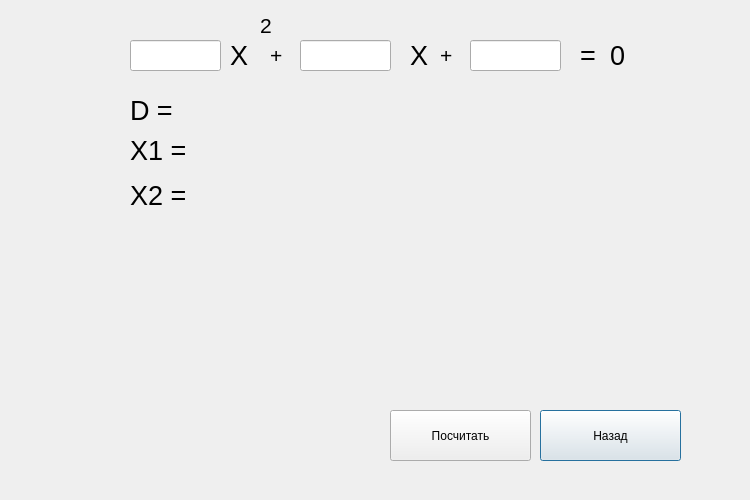
<?xml version="1.0" encoding="UTF-8"?>
<ui version="4.0">
 <class>Dialog</class>
 <widget class="QDialog" name="Dialog">
  <property name="enabled">
   <bool>true</bool>
  </property>
  <property name="geometry">
   <rect>
    <x>0</x>
    <y>0</y>
    <width>750</width>
    <height>500</height>
   </rect>
  </property>
  <property name="windowTitle">
   <string>Первая задача</string>
  </property>
  <widget class="QPushButton" name="returnButton">
   <property name="geometry">
    <rect>
     <x>540</x>
     <y>410</y>
     <width>141</width>
     <height>51</height>
    </rect>
   </property>
   <property name="text">
    <string>Назад</string>
   </property>
  </widget>
  <widget class="QLabel" name="PowX">
   <property name="geometry">
    <rect>
     <x>230</x>
     <y>40</y>
     <width>21</width>
     <height>31</height>
    </rect>
   </property>
   <property name="font">
    <font>
     <pointsize>20</pointsize>
    </font>
   </property>
   <property name="text">
    <string>X</string>
   </property>
  </widget>
  <widget class="QLabel" name="PowX_2">
   <property name="geometry">
    <rect>
     <x>260</x>
     <y>10</y>
     <width>16</width>
     <height>31</height>
    </rect>
   </property>
   <property name="font">
    <font>
     <pointsize>16</pointsize>
    </font>
   </property>
   <property name="text">
    <string>2</string>
   </property>
  </widget>
  <widget class="QLabel" name="PowX_3">
   <property name="geometry">
    <rect>
     <x>270</x>
     <y>40</y>
     <width>21</width>
     <height>31</height>
    </rect>
   </property>
   <property name="font">
    <font>
     <pointsize>16</pointsize>
    </font>
   </property>
   <property name="text">
    <string>+</string>
   </property>
  </widget>
  <widget class="QLabel" name="PowX_4">
   <property name="geometry">
    <rect>
     <x>410</x>
     <y>40</y>
     <width>21</width>
     <height>31</height>
    </rect>
   </property>
   <property name="font">
    <font>
     <pointsize>20</pointsize>
    </font>
   </property>
   <property name="text">
    <string>X</string>
   </property>
  </widget>
  <widget class="QLabel" name="PowX_5">
   <property name="geometry">
    <rect>
     <x>440</x>
     <y>40</y>
     <width>21</width>
     <height>31</height>
    </rect>
   </property>
   <property name="font">
    <font>
     <pointsize>16</pointsize>
    </font>
   </property>
   <property name="text">
    <string>+</string>
   </property>
  </widget>
  <widget class="QLabel" name="PowX_6">
   <property name="geometry">
    <rect>
     <x>580</x>
     <y>40</y>
     <width>21</width>
     <height>31</height>
    </rect>
   </property>
   <property name="font">
    <font>
     <pointsize>20</pointsize>
    </font>
   </property>
   <property name="text">
    <string>=</string>
   </property>
  </widget>
  <widget class="QLabel" name="PowX_7">
   <property name="geometry">
    <rect>
     <x>610</x>
     <y>40</y>
     <width>21</width>
     <height>31</height>
    </rect>
   </property>
   <property name="font">
    <font>
     <pointsize>20</pointsize>
    </font>
   </property>
   <property name="text">
    <string>0</string>
   </property>
  </widget>
  <widget class="QPushButton" name="countButton">
   <property name="geometry">
    <rect>
     <x>390</x>
     <y>410</y>
     <width>141</width>
     <height>51</height>
    </rect>
   </property>
   <property name="text">
    <string>Посчитать</string>
   </property>
  </widget>
  <widget class="QLineEdit" name="lineEditA">
   <property name="geometry">
    <rect>
     <x>130</x>
     <y>40</y>
     <width>91</width>
     <height>31</height>
    </rect>
   </property>
   <property name="font">
    <font>
     <pointsize>12</pointsize>
    </font>
   </property>
  </widget>
  <widget class="QLineEdit" name="lineEditB">
   <property name="geometry">
    <rect>
     <x>300</x>
     <y>40</y>
     <width>91</width>
     <height>31</height>
    </rect>
   </property>
   <property name="font">
    <font>
     <pointsize>12</pointsize>
    </font>
   </property>
  </widget>
  <widget class="QLineEdit" name="lineEditC">
   <property name="geometry">
    <rect>
     <x>470</x>
     <y>40</y>
     <width>91</width>
     <height>31</height>
    </rect>
   </property>
   <property name="font">
    <font>
     <pointsize>12</pointsize>
    </font>
   </property>
  </widget>
  <widget class="QLabel" name="DescText">
   <property name="geometry">
    <rect>
     <x>130</x>
     <y>90</y>
     <width>481</width>
     <height>41</height>
    </rect>
   </property>
   <property name="font">
    <font>
     <pointsize>20</pointsize>
    </font>
   </property>
   <property name="text">
    <string>D =</string>
   </property>
  </widget>
  <widget class="QLabel" name="X1Text">
   <property name="geometry">
    <rect>
     <x>130</x>
     <y>130</y>
     <width>481</width>
     <height>41</height>
    </rect>
   </property>
   <property name="font">
    <font>
     <pointsize>20</pointsize>
    </font>
   </property>
   <property name="text">
    <string>X1 =</string>
   </property>
  </widget>
  <widget class="QLabel" name="X2Text">
   <property name="geometry">
    <rect>
     <x>130</x>
     <y>175</y>
     <width>481</width>
     <height>41</height>
    </rect>
   </property>
   <property name="font">
    <font>
     <pointsize>20</pointsize>
    </font>
   </property>
   <property name="text">
    <string>X2 =</string>
   </property>
  </widget>
 </widget>
 <resources/>
 <connections/>
</ui>
